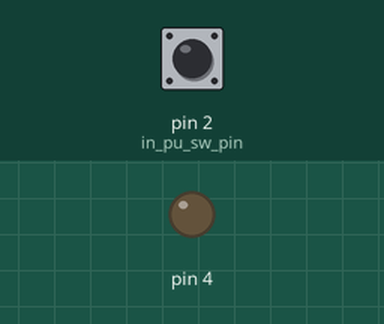
A sketch run on a simulated Arduino Uno, built with avr-gcc and run on an emulated ATmega328P. Parts: output pins drawn as LEDs (lit = HIGH). The inputs (shaded band) are chosen by the test bench; at power-on: pin 2 (in_pu_sw_pin) HIGH.

Above: at 1.2 s.
1.3 s: pin 2 (in_pu_sw_pin) pulled LOW for 0.15 s
At 1.37 s:
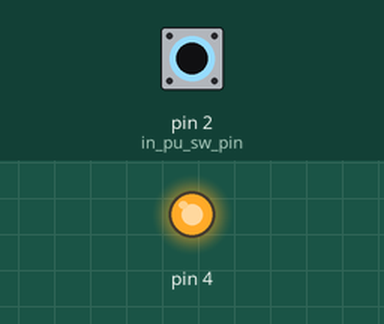
2.9 s: pin 2 (in_pu_sw_pin) pulled LOW for 3.2 s
At 7.0 s:
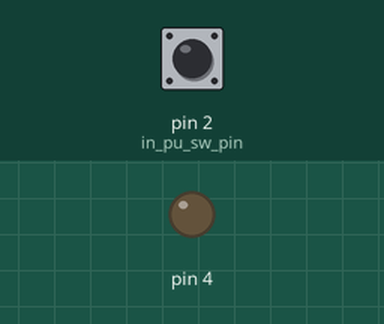
Timing chart, 0 to 8.5 s (numbered marks = the images above; inputs shaded):
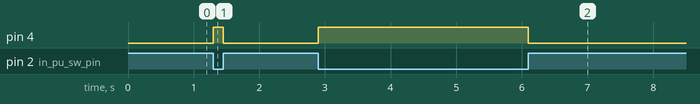

Measured:
- after the input at 1.3 s, pin 4: LOW → HIGH at once, → LOW 0.15 s later
- after the input at 2.9 s, pin 4: LOW → HIGH at once, → LOW 3.2 s later

The sketch:

btn01.ino
```cpp
#include <Led.h>

const int in_pu_sw_pin = 2;
Led led(4);

void setup() {

  Serial.begin(9600);
  pinMode(in_pu_sw_pin, INPUT_PULLUP);
}

void loop() {
  boolean in_pu_sw;

  in_pu_sw = !digitalRead(in_pu_sw_pin); // 풀업 스위치 상태 읽기

  led.setValue(in_pu_sw);

}
```
